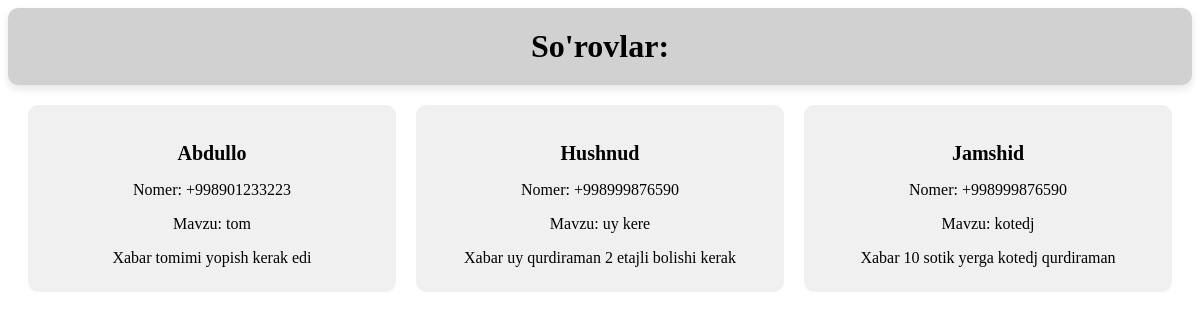
The app's page /see with its own data.
### main/models.py (models this page shows, shortened)
class Contact_us(models.Model):
    name = models.CharField(max_length=233)
    phone = models.CharField(max_length=233)
    print(1)
    subject = models.CharField(max_length=233)
    message = models.TextField()

### main/views.py (the view)
# urls.py: path('see', views.see, name='see'),
def see(request):
    contacts = models.Contact_us.objects.all()
    context = {
        'contacts': contacts
    }
    return render(request, 'see.html', context)

### templates/see.html (shortened to what this page needs)
<!DOCTYPE html>
<html lang="en">
<head>
</head>
<body>
    <div class="container">
    <h1>So'rovlar:</h1>
    </div>
    <div class="contact-list">
        {% for contact in contacts %}
            <div class="contact-card">
                <h2>{{ contact.name }}</h2>
                <p>Nomer: {{ contact.phone }}</p>
                <p>Mavzu: {{ contact.subject }}</p>
                <p>Xabar {{ contact.message }}</p>
            </div>
        {% endfor %}
    </div>
</body>
</html>

### templates/see.html (style rules this page uses)
.contact-list { display: grid; grid-template-columns: repeat(auto-fit, minmax(300px, 1fr)); gap: 20px; margin: 20px; }
.container { max-width: 1200px; padding: 20px; margin: 0 auto; background-color: #d1d1d1; border-radius: 10px; box-shadow: 0px 4px 8px rgba(0, 0, 0, 0.1); }
.contact-card { background-color: #f0f0f0; border-radius: 10px; padding: 20px; text-align: center; }
.contact-card h2 { font-size: 20px; margin-bottom: 10px; }
.contact-card p { margin-bottom: 5px; }
h1 { display: flex; justify-content: center; align-items: center; margin: 0; max-width: 100%; }

### records on screen
Contact_us: name "Abdullo", phone "+998901233223", subject "tom", message "tomimi yopish kerak edi"
Contact_us: name "Hushnud", phone "+998999876590", subject "uy kere", message "uy qurdiraman 2 etajli bolishi kerak"
Contact_us: name "Jamshid", phone "+998999876590", subject "kotedj", message "10 sotik yerga kotedj qurdiraman"
